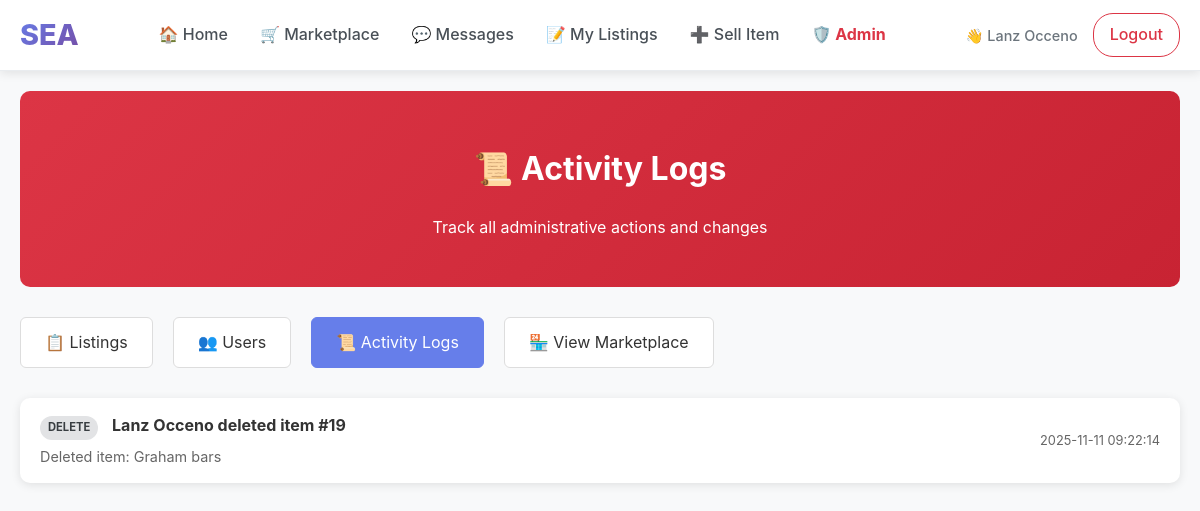
Page /admin/logs (signed in) on the committed database.
### tables this page shows
CREATE TABLE students (
        student_id INTEGER PRIMARY KEY AUTOINCREMENT,
        name TEXT NOT NULL,
        email TEXT UNIQUE NOT NULL,
        password TEXT NOT NULL,
        org TEXT
    , is_admin INTEGER DEFAULT 0, email_verified INTEGER DEFAULT 0, verification_code TEXT DEFAULT NULL, verification_code_expires DATETIME DEFAULT NULL);

CREATE TABLE admin_actions (
            action_id INTEGER PRIMARY KEY AUTOINCREMENT,
            admin_id INTEGER NOT NULL,
            action_type TEXT NOT NULL,
            target_type TEXT NOT NULL,
            target_id INTEGER NOT NULL,
            details TEXT,
            timestamp DATETIME DEFAULT CURRENT_TIMESTAMP,
            FOREIGN KEY (admin_id) REFERENCES students(student_id)
        );

### app.py (the view)
@app.route('/admin/logs')
def admin_logs():
    if not require_admin():
        return redirect(url_for('home'))
    conn = get_db_connection()
    cur = conn.cursor()
    cur.execute("""
        SELECT aa.*, s.name as admin_name
        FROM admin_actions aa
        JOIN students s ON aa.admin_id = s.student_id
        ORDER BY aa.timestamp DESC
        LIMIT 100
    """)
    logs = [dict(row) for row in cur.fetchall()]
    conn.close()
    return render_template('admin/logs.html', logs=logs)

### app.py (called while the page is built)
def get_db_connection():
    db_path = os.path.join(BASE_DIR, 'database', 'marketplace.db')
    conn = sqlite3.connect(db_path, timeout=30.0)
    conn.row_factory = sqlite3.Row
    conn.execute('PRAGMA journal_mode=WAL;')
    return conn

def require_login():
    if 'user_id' not in session:
        return False
    if 'last_activity' in session:
        try:
            last_activity = datetime.fromisoformat(session['last_activity'])
            if datetime.now() - last_activity > timedelta(hours=24):
                session.clear()
                return False
        except:
            pass
    session['last_activity'] = datetime.now().isoformat()
    return True

@app.context_processor
def inject_csrf_token():
    return dict(csrf_token=generate_csrf_token)

@app.context_processor
def inject_admin_status():
    return dict(is_admin_user=is_admin())

def is_admin():
    if not require_login():
        return False
    conn = get_db_connection()
    cur = conn.cursor()
    cur.execute("SELECT is_admin FROM students WHERE student_id = ?", (session['user_id'],))
    result = cur.fetchone()
    conn.close()
    return result and result[0] == 1

def require_admin():
    if not is_admin():
        flash("Access denied. Admin privileges required.", "error")
        return redirect(url_for('home'))
    return True

### templates/admin/logs.html (shortened to what this page needs)
{% extends "base.html" %}
{% block content %}
<div class="admin-page">
  <div class="admin-header">
    <h1>📜 Activity Logs</h1>
    <p>Track all administrative actions and changes</p>
  </div>
  <div class="admin-nav">
    <a href="{{ url_for('admin_dashboard') }}">📋 Listings</a>
    <a href="{{ url_for('admin_users') }}">👥 Users</a>
    <a href="{{ url_for('admin_logs') }}" class="active">📜 Activity Logs</a>
    <a href="{{ url_for('marketplace') }}">🏪 View Marketplace</a>
  </div>
  <div class="logs-container">
    {% for log in logs %}
    <div class="log-entry">
      <div class="log-info">
        <div class="log-action">
          <span class="action-badge action-{{ log.action_type }}">
            {{ log.action_type }}
          </span>
          <strong>{{ log.admin_name }}</strong>
          {{ log.action_type }}d {{ log.target_type }} #{{ log.target_id }}
        </div>
        {% if log.details %}
        <div class="log-details">
          {{ log.details }}
        </div>
        {% endif %}
      </div>
      <div class="log-meta">
        {{ log.timestamp.split('.')[0] if '.' in log.timestamp else log.timestamp }}
      </div>
    </div>
    {% endfor %}
  </div>
</div>
{% endblock %}

### templates/base.html (shortened to what this page needs)
<!DOCTYPE html>
<html lang="en">
<head>
</head>
<body data-user-id="{% if session.get('user_id') %}{{ session.get('user_id') }}{% endif %}"{% if other %} data-other-id="{{ other['student_id'] }}"{% endif %}>
<nav class="navbar">
  <div class="nav-container">
    <a href="{{ url_for('home') }}" class="nav-brand">SEA</a>
    <div class="nav-links" id="navLinks">
      <a href="{{ url_for('home') }}">🏠 Home</a>
      <a href="{{ url_for('marketplace') }}">🛒 Marketplace</a>
      <a href="{{ url_for('messages') }}">💬 Messages</a>
      {% if session.get('user_id') %}
        <a href="{{ url_for('my_listings') }}">📝 My Listings</a>
        <a href="{{ url_for('add_item') }}">➕ Sell Item</a>
        {% if is_admin_user %}
          <a href="{{ url_for('admin_dashboard') }}" style="color: #dc3545; font-weight: bold;">🛡️ Admin</a>
        {% endif %}
      {% endif %}
    </div>
    <div class="nav-user">
      {% if session.get('user_id') %}
        <span class="user-info">👋 {{ session.get('user_name') }}</span>
        <a href="{{ url_for('logout') }}" class="btn-logout">Logout</a>
      {% else %}
        <a href="{{ url_for('login') }}" class="btn-outline">Login</a>
        <a href="{{ url_for('register') }}" class="btn-primary">Register</a>
      {% endif %}
    </div>
  </div>
</nav>
<div class="main-content">
{% block content %}{% endblock %}
</div>
{% set is_chat_page = request.endpoint == 'chat_page' %}
</body>
</html>

### templates/base.html (style rules this page uses)
* { box-sizing: border-box; }
body { margin: 0; font-family: -apple-system, BlinkMacSystemFont, 'Segoe UI', Roboto, sans-serif; background: #f8f9fa; line-height: 1.6; color: #333; }
.main-content { min-height: calc(100vh - 80px); padding-top: 0; }
.navbar { background: white; padding: 12px 0; box-shadow: 0 2px 10px rgba(0, 0, 0, 0.1); border-bottom: 1px solid #e9ecef; position: sticky; top: 0; z-index: 1000; }
.nav-container { max-width: 1200px; margin: 0 auto; padding: 0 20px; display: flex; align-items: center; justify-content: space-between; flex-wrap: wrap; gap: 20px; }
.nav-brand { font-size: 1.8rem; font-weight: 800; color: #667eea; text-decoration: none; background: linear-gradient(135deg, #667eea 0%, #764ba2 100%); -webkit-background-clip: text; background-clip: text; -webkit-text-fill-color: transparent; }
.nav-links { display: flex; align-items: center; gap: 0; flex: 1; justify-content: center; flex-wrap: wrap; }
.nav-links a { color: #495057; text-decoration: none; padding: 10px 16px; border-radius: 6px; font-weight: 500; transition: all 0.2s ease; position: relative; }
.nav-user { display: flex; align-items: center; gap: 15px; flex-wrap: wrap; }
.user-info { color: #6c757d; font-size: 0.9rem; font-weight: 500; }
.nav-user a { color: #495057; text-decoration: none; padding: 8px 16px; border-radius: 20px; font-weight: 500; transition: all 0.2s ease; border: 1px solid transparent; }
.nav-user a.btn-logout { color: #dc3545; border: 1px solid #dc3545; }

### templates/admin/logs.html (style rules this page uses)
.admin-page { padding: 20px; max-width: 1200px; margin: 0 auto; }
.admin-header { background: linear-gradient(135deg, #dc3545 0%, #c82333 100%); color: white; padding: 30px; border-radius: 10px; margin-bottom: 30px; text-align: center; }
.admin-nav { display: flex; gap: 20px; margin-bottom: 30px; flex-wrap: wrap; }
.admin-nav a { background: #fff; color: #333; padding: 12px 24px; border-radius: 6px; text-decoration: none; border: 1px solid #ddd; transition: all 0.3s ease; }
.admin-nav a:hover, .admin-nav a.active { background: #667eea; color: white; border-color: #667eea; }
.logs-container { background: white; border-radius: 10px; box-shadow: 0 2px 10px rgba(0,0,0,0.1); overflow: hidden; }
.log-entry { padding: 15px 20px; border-bottom: 1px solid #eee; display: flex; justify-content: space-between; align-items: center; }
.log-entry:last-child { border-bottom: none; }
.log-info { flex: 1; }
.log-action { font-weight: bold; margin-bottom: 5px; }
.log-details { color: #666; font-size: 0.9rem; }
.log-meta { text-align: right; color: #666; font-size: 0.8rem; }
.action-badge { display: inline-block; padding: 3px 8px; border-radius: 12px; font-size: 0.7rem; font-weight: bold; text-transform: uppercase; margin-right: 10px; }
.action-delete { background: #e2e3e5; color: #383d41; }

### rows in the picture
students: get "Lanz Occeno"
admin_actions: action_type "DELETE", admin_name "Lanz Occeno", action_type "delete", target_type "item", target_id "19", details "Deleted item: Graham bars", timestamp "2025-11-11 09:22:14"
